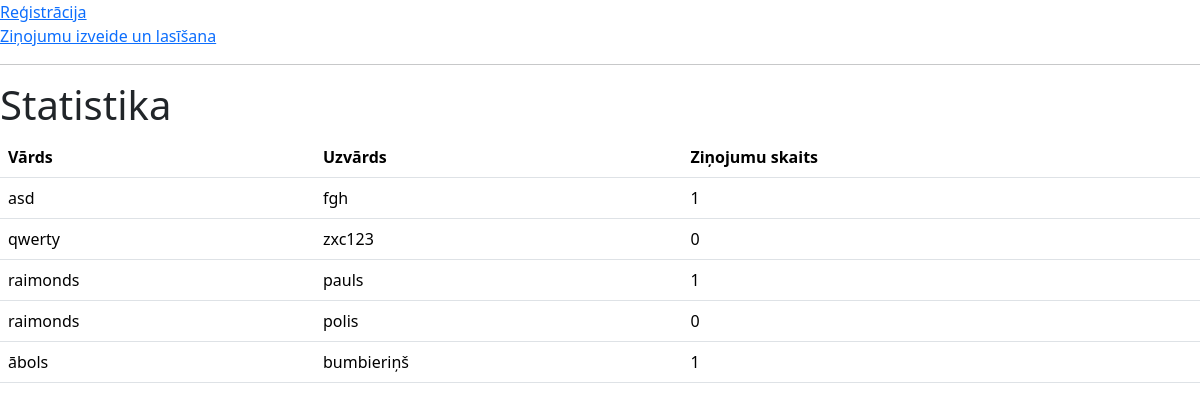
The page /statistika on the database as committed earlier.
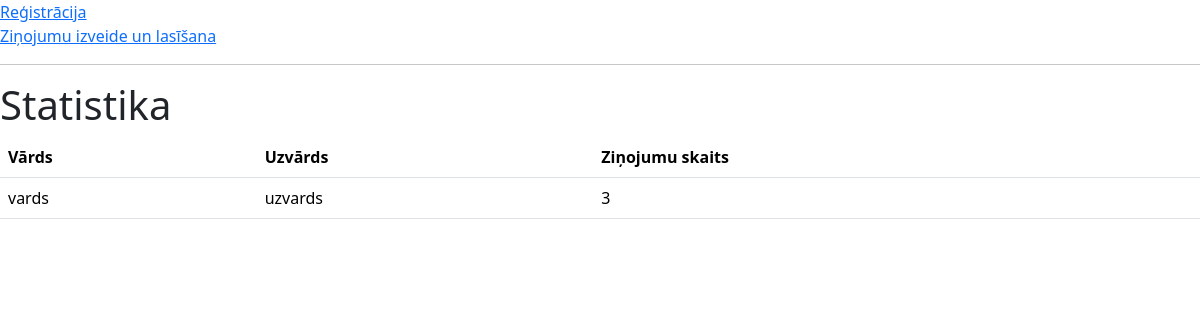
The same page on the database as committed later.
### tables this page shows
CREATE TABLE users(
        id INTEGER PRIMARY KEY AUTOINCREMENT,
        vards TEXT NOT NULL,
        uzvards TEXT NOT NULL,
        lietotajvards TEXT NOT NULL UNIQUE
        );

### main.py (the view)
@app.route("/statistika")
def statistika():
    lietotaji = iegut_skaitu()
    print(lietotaji)
    return render_template("statistika.html", lietotaji = lietotaji)

### dati.py (called while the page is built)
def iegut_skaitu():
    cur = conn.cursor()
    cur.execute(
        """
        SELECT users.vards, users.uzvards, COUNT(zinojumi.id) AS zinojumu_skaits
        FROM users
        LEFT JOIN zinojumi ON users.id = zinojumi.userid
        GROUP BY users.vards, users.uzvards
        """
    )
    dati = cur.fetchall()
    return dati

### templates/statistika.html (shortened to what this page needs)
<!DOCTYPE html>
<html>
    <head>
        <link href="https://cdn.jsdelivr.net/npm/bootstrap@5.3.3/dist/css/bootstrap.min.css" rel="stylesheet">
    </head>
    <body>
    <a href="/">Reģistrācija</a><br>
    <a href="/zinojumi">Ziņojumu izveide un lasīšana</a><br>
    <hr>
    <h1> Statistika</h1>
        <table class="table">
            <tr>
                <th>Vārds</th>
                <th>Uzvārds</th>
                <th>Ziņojumu skaits</th>
            </tr>
            {% for viens in lietotaji %}
            <tr>
                <td>{{viens[0]}}</td>
                <td>{{viens[1]}}</td>
                <td>{{viens[2]}}</td>
            </tr>
            {%endfor%}
        </table>
    </body>
</html>

Rows that differ between the two databases and show on the page:
removed users: vards "qwerty", uzvards "zxc123", viens "0"
removed users: vards "raimonds", uzvards "pauls", viens "1"
removed users: vards "raimonds", uzvards "polis", viens "0"
removed users: vards "ābols", uzvards "bumbieriņš", viens "1"
changed users: vards "asd" → "vards"; uzvards "fgh" → "uzvards"; id "1" → "3"
